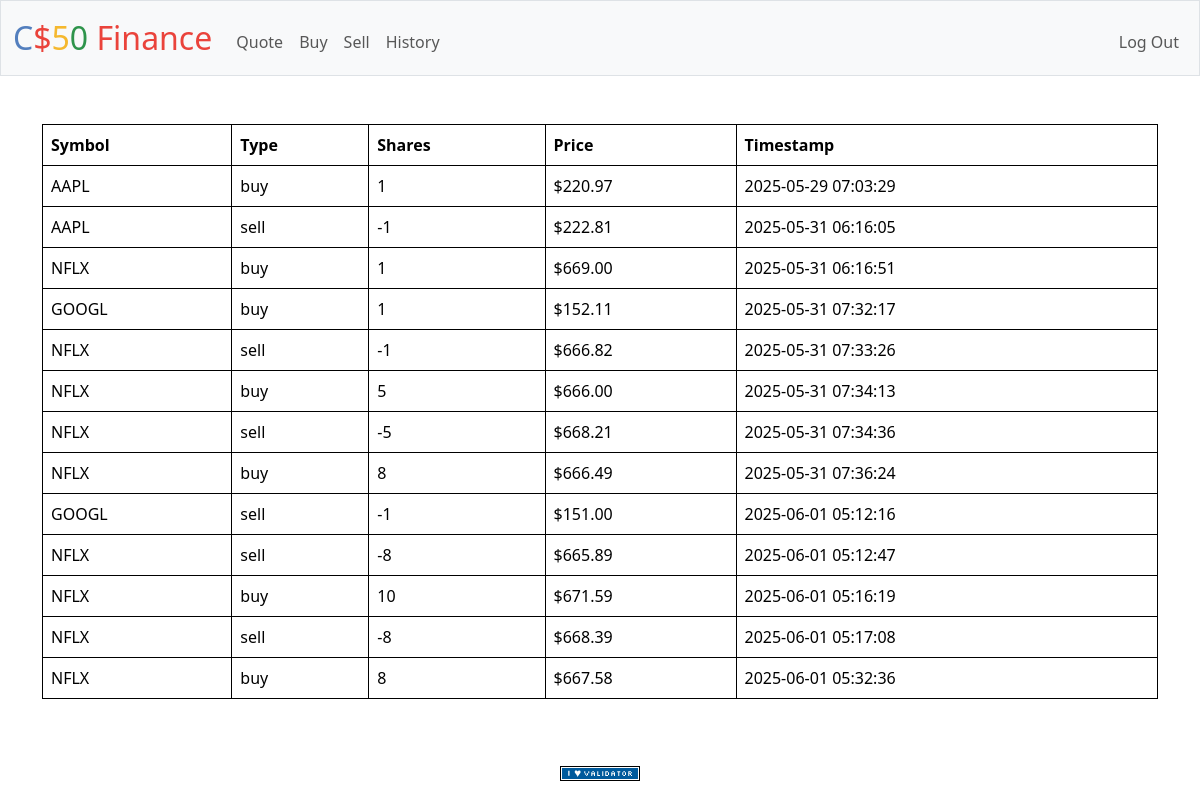
Screenshot of /history (signed in) with the database file from the repository.
### tables this page shows
CREATE TABLE transactions (
    id INTEGER PRIMARY KEY AUTOINCREMENT,
    user_id INTEGER NOT NULL,
    symbol TEXT NOT NULL,
    shares INTEGER NOT NULL,
    price REAL NOT NULL,
    type TEXT CHECK(type IN ('buy', 'sell')) NOT NULL,
    timestamp DATETIME DEFAULT CURRENT_TIMESTAMP,
    FOREIGN KEY(user_id) REFERENCES users(id)
);

### app.py (the view)
@app.route("/history")
@login_required
def history():
    user = session["user_id"]
    history = db.execute(
        "SELECT price, shares, type, timestamp, symbol FROM transactions WHERE user_id = ?", user)
    return render_template("history.html", history=history)

### app.py (called while the page is built)
@app.after_request
def after_request(response):
    response.headers["Cache-Control"] = "no-cache, no-store, must-revalidate"
    response.headers["Expires"] = 0
    response.headers["Pragma"] = "no-cache"
    return response

### helpers.py (called while the page is built)
def login_required(f):
    @wraps(f)
    def decorated_function(*args, **kwargs):
        if session.get("user_id") is None:
            return redirect("/login")
        return f(*args, **kwargs)
    return decorated_function

def usd(value):
    return f"${value:,.2f}"

### templates/history.html (shortened to what this page needs)
{% extends "layout.html" %}
{% block main %}
        <table class= table>
            <thead>
                <tr>
                    <th>Symbol</th>
                    <th>Type</th>
                    <th>Shares</th>
                    <th>Price</th>
                    <th>Timestamp</th>
                </tr>
            </thead>
            <tbody>
            {% for value in history %}
            <tr>
                <td>{{ value.symbol }}</td>
                <td>{{ value.type }}</td>
                <td>{{ value.shares }}</td>
                <td>{{ value.price | usd }}</td>
                <td>{{ value.timestamp }}</td>
            </tr>
            {% endfor %}
    </table>
{% endblock %}

### templates/layout.html (shortened to what this page needs)
<!DOCTYPE html>
<html lang="en">
    <head>
        <link href="https://cdn.jsdelivr.net/npm/bootstrap@5.3.3/dist/css/bootstrap.min.css" rel="stylesheet">
        <link href="/static/styles.css" rel="stylesheet">
    </head>
    <body>
        <nav class="bg-light border navbar navbar-expand-md navbar-light">
            <div class="container-fluid">
                <a class="navbar-brand" href="/"><span class="blue">C</span><span class="red">$</span><span class="yellow">5</span><span class="green">0</span> <span class="red">Finance</span></a>
                <div class="collapse navbar-collapse" id="navbar">
                    {% if session["user_id"] %}
                        <ul class="navbar-nav me-auto mt-2">
                            <li class="nav-item"><a class="nav-link" href="/quote">Quote</a></li>
                            <li class="nav-item"><a class="nav-link" href="/buy">Buy</a></li>
                            <li class="nav-item"><a class="nav-link" href="/sell">Sell</a></li>
                            <li class="nav-item"><a class="nav-link" href="/history">History</a></li>
                        </ul>
                        <ul class="navbar-nav ms-auto mt-2">
                            <li class="nav-item"><a class="nav-link" href="/logout">Log Out</a></li>
                        </ul>
                    {% else %}
                        <ul class="navbar-nav ms-auto mt-2">
                            <li class="nav-item"><a class="nav-link" href="/register">Register</a></li>
                            <li class="nav-item"><a class="nav-link" href="/login">Log In</a></li>
                        </ul>
                    {% endif %}
                </div>
            </div>
        </nav>
        <main class="container py-5 text-center">
            {% block main %}{% endblock %}
        </main>
        <footer class="mb-5">
            <form action="https://validator.w3.org/check" class="text-center" enctype="multipart/form-data" method="post" target="_blank">
                <input alt="Validate" src="/static/I_heart_validator.png" type="image">
            </form>
        </footer>
    </body>
</html>

### static/styles.css (style rules this page uses)
nav .navbar-brand { font-size: xx-large; }
nav .navbar-brand .blue { color: #537fbe; }
nav .navbar-brand .red { color: #ea433b; }
nav .navbar-brand .yellow { color: #f5b82e; }
nav .navbar-brand .green { color: #2e944b; }

### templates/history.html (style rules this page uses)
table, th, td { border: 1px solid black; border-collapse: collapse; font-size: 25px padding: 15px; text-align: left; }

### rows the page displays
transactions: symbol "AAPL", type "buy", shares "1", price "$220.97", timestamp "2025-05-29 07:03:29"
transactions: symbol "AAPL", type "sell", shares "-1", price "$222.81", timestamp "2025-05-31 06:16:05"
transactions: symbol "NFLX", type "buy", shares "1", price "$669.00", timestamp "2025-05-31 06:16:51"
transactions: symbol "GOOGL", type "buy", shares "1", price "$152.11", timestamp "2025-05-31 07:32:17"
transactions: symbol "NFLX", type "sell", shares "-1", price "$666.82", timestamp "2025-05-31 07:33:26"
transactions: symbol "NFLX", type "buy", shares "5", price "$666.00", timestamp "2025-05-31 07:34:13"
transactions: symbol "NFLX", type "sell", shares "-5", price "$668.21", timestamp "2025-05-31 07:34:36"
transactions: symbol "NFLX", type "buy", shares "8", price "$666.49", timestamp "2025-05-31 07:36:24"
transactions: symbol "GOOGL", type "sell", shares "-1", price "$151.00", timestamp "2025-06-01 05:12:16"
transactions: symbol "NFLX", type "sell", shares "-8", price "$665.89", timestamp "2025-06-01 05:12:47"
transactions: symbol "NFLX", type "buy", shares "10", price "$671.59", timestamp "2025-06-01 05:16:19"
transactions: symbol "NFLX", type "sell", shares "-8", price "$668.39", timestamp "2025-06-01 05:17:08"
transactions: symbol "NFLX", type "buy", shares "8", price "$667.58", timestamp "2025-06-01 05:32:36"
